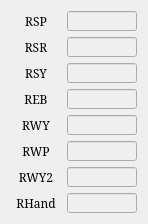
   <widget class="QWidget" name="gridLayoutWidget_4">
    <property name="geometry">
     <rect>
      <x>160</x>
      <y>150</y>
      <width>128</width>
      <height>211</height>
     </rect>
    </property>
    <layout class="QGridLayout" name="gridLayout_4">
     <item row="0" column="0">
      <widget class="QLabel" name="label_14">
       <property name="sizePolicy">
        <sizepolicy hsizetype="Fixed" vsizetype="Fixed">
         <horstretch>0</horstretch>
         <verstretch>0</verstretch>
        </sizepolicy>
       </property>
       <property name="minimumSize">
        <size>
         <width>50</width>
         <height>20</height>
        </size>
       </property>
       <property name="maximumSize">
        <size>
         <width>50</width>
         <height>20</height>
        </size>
       </property>
       <property name="font">
        <font>
         <family>Serif</family>
         <pointsize>9</pointsize>
        </font>
       </property>
       <property name="text">
        <string>RSP</string>
       </property>
       <property name="alignment">
        <set>Qt::AlignCenter</set>
       </property>
      </widget>
     </item>
     <item row="3" column="0">
      <widget class="QLabel" name="label_15">
       <property name="sizePolicy">
        <sizepolicy hsizetype="Fixed" vsizetype="Fixed">
         <horstretch>0</horstretch>
         <verstretch>0</verstretch>
        </sizepolicy>
       </property>
       <property name="minimumSize">
        <size>
         <width>50</width>
         <height>20</height>
        </size>
       </property>
       <property name="maximumSize">
        <size>
         <width>50</width>
         <height>20</height>
        </size>
       </property>
       <property name="font">
        <font>
         <family>Serif</family>
         <pointsize>9</pointsize>
        </font>
       </property>
       <property name="text">
        <string>REB</string>
       </property>
       <property name="alignment">
        <set>Qt::AlignCenter</set>
       </property>
      </widget>
     </item>
     <item row="0" column="1">
      <widget class="QLineEdit" name="LE_JOINT_RSP">
       <property name="enabled">
        <bool>false</bool>
       </property>
       <property name="sizePolicy">
        <sizepolicy hsizetype="Fixed" vsizetype="Fixed">
         <horstretch>0</horstretch>
         <verstretch>0</verstretch>
        </sizepolicy>
       </property>
       <property name="minimumSize">
        <size>
         <width>70</width>
         <height>20</height>
        </size>
       </property>
       <property name="maximumSize">
        <size>
         <width>70</width>
         <height>20</height>
        </size>
       </property>
       <property name="font">
        <font>
         <family>Serif</family>
         <pointsize>9</pointsize>
        </font>
       </property>
       <property name="alignment">
        <set>Qt::AlignRight|Qt::AlignTrailing|Qt::AlignVCenter</set>
       </property>
       <property name="readOnly">
        <bool>true</bool>
       </property>
      </widget>
     </item>
     <item row="5" column="0">
      <widget class="QLabel" name="label_16">
       <property name="sizePolicy">
        <sizepolicy hsizetype="Fixed" vsizetype="Fixed">
         <horstretch>0</horstretch>
         <verstretch>0</verstretch>
        </sizepolicy>
       </property>
       <property name="minimumSize">
        <size>
         <width>50</width>
         <height>20</height>
        </size>
       </property>
       <property name="maximumSize">
        <size>
         <width>50</width>
         <height>20</height>
        </size>
       </property>
       <property name="font">
        <font>
         <family>Serif</family>
         <pointsize>9</pointsize>
        </font>
       </property>
       <property name="text">
        <string>RWP</string>
       </property>
       <property name="alignment">
        <set>Qt::AlignCenter</set>
       </property>
      </widget>
     </item>
     <item row="4" column="0">
      <widget class="QLabel" name="label_17">
       <property name="sizePolicy">
        <sizepolicy hsizetype="Fixed" vsizetype="Fixed">
         <horstretch>0</horstretch>
         <verstretch>0</verstretch>
        </sizepolicy>
       </property>
       <property name="minimumSize">
        <size>
         <width>50</width>
         <height>20</height>
        </size>
       </property>
       <property name="maximumSize">
        <size>
         <width>50</width>
         <height>20</height>
        </size>
       </property>
       <property name="font">
        <font>
         <family>Serif</family>
         <pointsize>9</pointsize>
        </font>
       </property>
       <property name="text">
        <string>RWY</string>
       </property>
       <property name="alignment">
        <set>Qt::AlignCenter</set>
       </property>
      </widget>
     </item>
     <item row="1" column="1">
      <widget class="QLineEdit" name="LE_JOINT_RSR">
       <property name="enabled">
        <bool>false</bool>
       </property>
       <property name="sizePolicy">
        <sizepolicy hsizetype="Fixed" vsizetype="Fixed">
         <horstretch>0</horstretch>
         <verstretch>0</verstretch>
        </sizepolicy>
       </property>
       <property name="minimumSize">
        <size>
         <width>70</width>
         <height>20</height>
        </size>
       </property>
       <property name="maximumSize">
        <size>
         <width>70</width>
         <height>20</height>
        </size>
       </property>
       <property name="font">
        <font>
         <family>Serif</family>
         <pointsize>9</pointsize>
        </font>
       </property>
       <property name="alignment">
        <set>Qt::AlignRight|Qt::AlignTrailing|Qt::AlignVCenter</set>
       </property>
       <property name="readOnly">
        <bool>true</bool>
       </property>
      </widget>
     </item>
     <item row="2" column="0">
      <widget class="QLabel" name="label_19">
       <property name="sizePolicy">
        <sizepolicy hsizetype="Fixed" vsizetype="Fixed">
         <horstretch>0</horstretch>
         <verstretch>0</verstretch>
        </sizepolicy>
       </property>
       <property name="minimumSize">
        <size>
         <width>50</width>
         <height>20</height>
        </size>
       </property>
       <property name="maximumSize">
        <size>
         <width>50</width>
         <height>20</height>
        </size>
       </property>
       <property name="font">
        <font>
         <family>Serif</family>
         <pointsize>9</pointsize>
        </font>
       </property>
       <property name="text">
        <string>RSY</string>
       </property>
       <property name="alignment">
        <set>Qt::AlignCenter</set>
       </property>
      </widget>
     </item>
     <item row="1" column="0">
      <widget class="QLabel" name="label_20">
       <property name="sizePolicy">
        <sizepolicy hsizetype="Fixed" vsizetype="Fixed">
         <horstretch>0</horstretch>
         <verstretch>0</verstretch>
        </sizepolicy>
       </property>
       <property name="minimumSize">
        <size>
         <width>50</width>
         <height>20</height>
        </size>
       </property>
       <property name="maximumSize">
        <size>
         <width>50</width>
         <height>20</height>
        </size>
       </property>
       <property name="font">
        <font>
         <family>Serif</family>
         <pointsize>9</pointsize>
        </font>
       </property>
       <property name="text">
        <string>RSR</string>
       </property>
       <property name="alignment">
        <set>Qt::AlignCenter</set>
       </property>
      </widget>
     </item>
     <item row="2" column="1">
      <widget class="QLineEdit" name="LE_JOINT_RSY">
       <property name="enabled">
        <bool>false</bool>
       </property>
       <property name="sizePolicy">
        <sizepolicy hsizetype="Fixed" vsizetype="Fixed">
         <horstretch>0</horstretch>
         <verstretch>0</verstretch>
        </sizepolicy>
       </property>
       <property name="minimumSize">
        <size>
         <width>70</width>
         <height>20</height>
        </size>
       </property>
       <property name="maximumSize">
        <size>
         <width>70</width>
         <height>20</height>
        </size>
       </property>
       <property name="font">
        <font>
         <family>Serif</family>
         <pointsize>9</pointsize>
        </font>
       </property>
       <property name="alignment">
        <set>Qt::AlignRight|Qt::AlignTrailing|Qt::AlignVCenter</set>
       </property>
       <property name="readOnly">
        <bool>true</bool>
       </property>
      </widget>
     </item>
     <item row="3" column="1">
      <widget class="QLineEdit" name="LE_JOINT_REB">
       <property name="enabled">
        <bool>false</bool>
       </property>
       <property name="sizePolicy">
        <sizepolicy hsizetype="Fixed" vsizetype="Fixed">
         <horstretch>0</horstretch>
         <verstretch>0</verstretch>
        </sizepolicy>
       </property>
       <property name="minimumSize">
        <size>
         <width>70</width>
         <height>20</height>
        </size>
       </property>
       <property name="maximumSize">
        <size>
         <width>70</width>
         <height>20</height>
        </size>
       </property>
       <property name="font">
        <font>
         <family>Serif</family>
         <pointsize>9</pointsize>
        </font>
       </property>
       <property name="alignment">
        <set>Qt::AlignRight|Qt::AlignTrailing|Qt::AlignVCenter</set>
       </property>
       <property name="readOnly">
        <bool>true</bool>
       </property>
      </widget>
     </item>
     <item row="4" column="1">
      <widget class="QLineEdit" name="LE_JOINT_RWY">
       <property name="enabled">
        <bool>false</bool>
       </property>
       <property name="sizePolicy">
        <sizepolicy hsizetype="Fixed" vsizetype="Fixed">
         <horstretch>0</horstretch>
         <verstretch>0</verstretch>
        </sizepolicy>
       </property>
       <property name="minimumSize">
        <size>
         <width>70</width>
         <height>20</height>
        </size>
       </property>
       <property name="maximumSize">
        <size>
         <width>70</width>
         <height>20</height>
        </size>
       </property>
       <property name="font">
        <font>
         <family>Serif</family>
         <pointsize>9</pointsize>
        </font>
       </property>
       <property name="alignment">
        <set>Qt::AlignRight|Qt::AlignTrailing|Qt::AlignVCenter</set>
       </property>
       <property name="readOnly">
        <bool>true</bool>
       </property>
      </widget>
     </item>
     <item row="5" column="1">
      <widget class="QLineEdit" name="LE_JOINT_RWP">
       <property name="enabled">
        <bool>false</bool>
       </property>
       <property name="sizePolicy">
        <sizepolicy hsizetype="Fixed" vsizetype="Fixed">
         <horstretch>0</horstretch>
         <verstretch>0</verstretch>
        </sizepolicy>
       </property>
       <property name="minimumSize">
        <size>
         <width>70</width>
         <height>20</height>
        </size>
       </property>
       <property name="maximumSize">
        <size>
         <width>70</width>
         <height>20</height>
        </size>
       </property>
       <property name="font">
        <font>
         <family>Serif</family>
         <pointsize>9</pointsize>
        </font>
       </property>
       <property name="alignment">
        <set>Qt::AlignRight|Qt::AlignTrailing|Qt::AlignVCenter</set>
       </property>
       <property name="readOnly">
        <bool>true</bool>
       </property>
      </widget>
     </item>
     <item row="8" column="1" rowspan="2">
      <widget class="QLineEdit" name="LE_JOINT_RHAND">
       <property name="enabled">
        <bool>false</bool>
       </property>
       <property name="sizePolicy">
        <sizepolicy hsizetype="Fixed" vsizetype="Fixed">
         <horstretch>0</horstretch>
         <verstretch>0</verstretch>
        </sizepolicy>
       </property>
       <property name="minimumSize">
        <size>
         <width>70</width>
         <height>20</height>
        </size>
       </property>
       <property name="maximumSize">
        <size>
         <width>70</width>
         <height>20</height>
        </size>
       </property>
       <property name="font">
        <font>
         <family>Serif</family>
         <pointsize>9</pointsize>
        </font>
       </property>
       <property name="alignment">
        <set>Qt::AlignRight|Qt::AlignTrailing|Qt::AlignVCenter</set>
       </property>
       <property name="readOnly">
        <bool>true</bool>
       </property>
      </widget>
     </item>
     <item row="8" column="0" rowspan="2">
      <widget class="QLabel" name="label_81">
       <property name="sizePolicy">
        <sizepolicy hsizetype="Fixed" vsizetype="Fixed">
         <horstretch>0</horstretch>
         <verstretch>0</verstretch>
        </sizepolicy>
       </property>
       <property name="minimumSize">
        <size>
         <width>50</width>
         <height>20</height>
        </size>
       </property>
       <property name="maximumSize">
        <size>
         <width>50</width>
         <height>20</height>
        </size>
       </property>
       <property name="font">
        <font>
         <family>Serif</family>
         <pointsize>9</pointsize>
        </font>
       </property>
       <property name="text">
        <string>RHand</string>
       </property>
       <property name="alignment">
        <set>Qt::AlignCenter</set>
       </property>
      </widget>
     </item>
     <item row="6" column="0" rowspan="2">
      <widget class="QLabel" name="label_84">
       <property name="sizePolicy">
        <sizepolicy hsizetype="Fixed" vsizetype="Fixed">
         <horstretch>0</horstretch>
         <verstretch>0</verstretch>
        </sizepolicy>
       </property>
       <property name="minimumSize">
        <size>
         <width>50</width>
         <height>20</height>
        </size>
       </property>
       <property name="maximumSize">
        <size>
         <width>50</width>
         <height>20</height>
        </size>
       </property>
       <property name="font">
        <font>
         <family>Serif</family>
         <pointsize>9</pointsize>
        </font>
       </property>
       <property name="text">
        <string>RWY2</string>
       </property>
       <property name="alignment">
        <set>Qt::AlignCenter</set>
       </property>
      </widget>
     </item>
     <item row="6" column="1" rowspan="2">
      <widget class="QLineEdit" name="LE_JOINT_RWY2">
       <property name="enabled">
        <bool>false</bool>
       </property>
       <property name="sizePolicy">
        <sizepolicy hsizetype="Fixed" vsizetype="Fixed">
         <horstretch>0</horstretch>
         <verstretch>0</verstretch>
        </sizepolicy>
       </property>
       <property name="minimumSize">
        <size>
         <width>70</width>
         <height>20</height>
        </size>
       </property>
       <property name="maximumSize">
        <size>
         <width>70</width>
         <height>20</height>
        </size>
       </property>
       <property name="font">
        <font>
         <family>Serif</family>
         <pointsize>9</pointsize>
        </font>
       </property>
       <property name="alignment">
        <set>Qt::AlignRight|Qt::AlignTrailing|Qt::AlignVCenter</set>
       </property>
       <property name="readOnly">
        <bool>true</bool>
       </property>
      </widget>
     </item>
    </layout>
   </widget>
